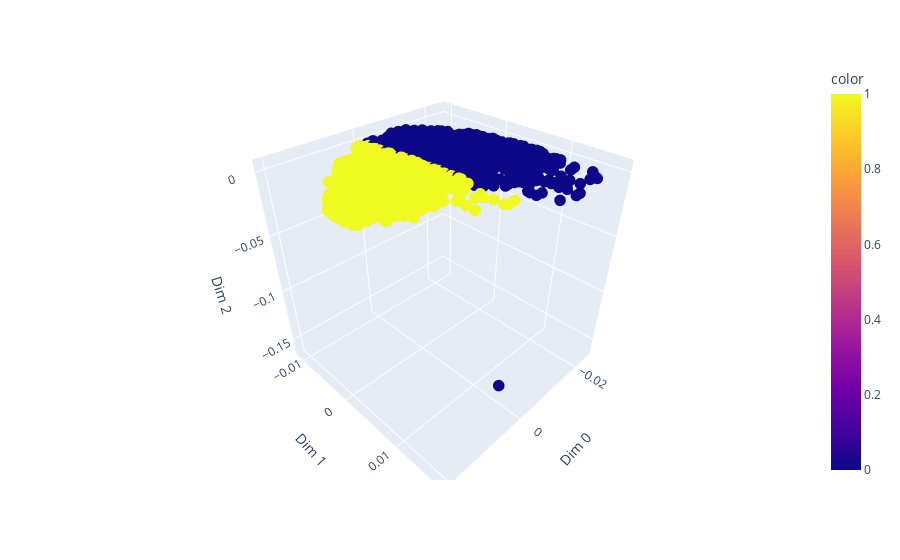

The code cell stored with this chart in its notebook:
### Code cell
from src.utils.scatter_3d import scatter_3d

scatter_3d(embedding,KMeans(n_clusters=2).fit(embedding).labels_)

### Figure 1 — Plotly figure (JSON) as saved in the notebook; plotly's stock layout.template omitted (floating-point values rounded to 4 significant figures; data arrays with more than 128 entries replaced by an {"elided": "..."} marker saying what was removed)
{"data": [{"hovertemplate": "Dim 0=%{x}<br>Dim 1=%{y}<br>Dim 2=%{z}<br>color=%{marker.color}<extra></extra>", "legendgroup": "", "marker": {"color": {"elided": "2428 int values"}, "coloraxis": "coloraxis", "size": 4, "symbol": "circle"}, "mode": "markers", "name": "", "scene": "scene", "showlegend": false, "type": "scatter3d", "x": {"elided": "2428 float values"}, "y": {"elided": "2428 float values"}, "z": {"elided": "2428 float values"}}], "layout": {"coloraxis": {"colorbar": {"title": {"text": "color"}}, "colorscale": [[0, "#0d0887"], [0.1111, "#46039f"], [0.2222, "#7201a8"], [0.3333, "#9c179e"], [0.4444, "#bd3786"], [0.5556, "#d8576b"], [0.6667, "#ed7953"], [0.7778, "#fb9f3a"], [0.8889, "#fdca26"], [1, "#f0f921"]]}, "legend": {"tracegroupgap": 0}, "margin": {"t": 60}, "scene": {"domain": {"x": [0, 1], "y": [0, 1]}, "xaxis": {"title": {"text": "Dim 0"}}, "yaxis": {"title": {"text": "Dim 1"}}, "zaxis": {"title": {"text": "Dim 2"}}}}}
